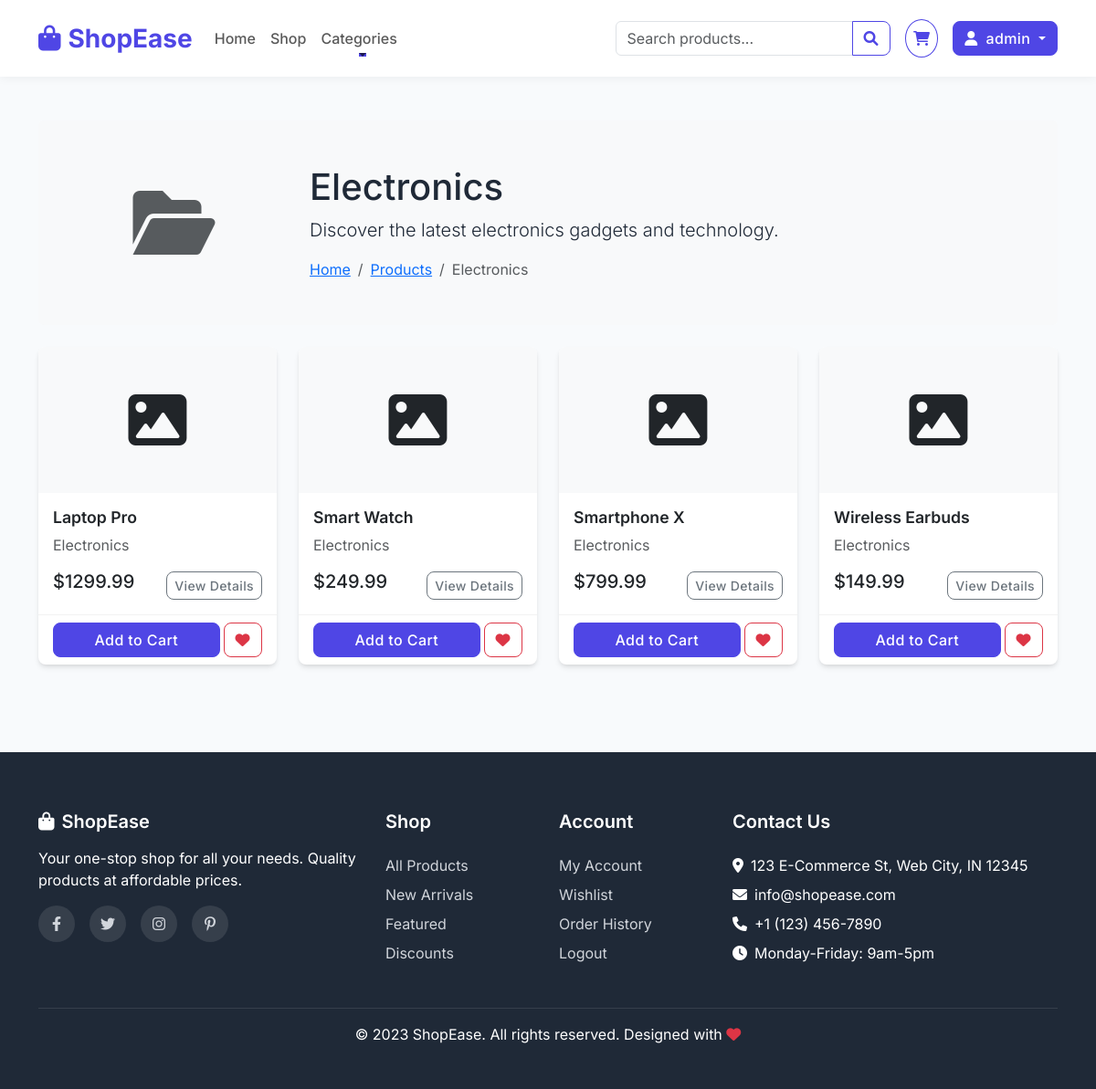
The page /category/electronics/ (signed in) on the database its author committed.
### store/models.py (models this page shows, shortened)
class Category(models.Model):
    name = models.CharField(max_length=100)
    slug = models.SlugField(max_length=100, unique=True)
    description = models.TextField(blank=True)
    image = models.ImageField(upload_to='categories', blank=True)
    class Meta:
        verbose_name_plural = 'categories'

class Product(models.Model):
    name = models.CharField(max_length=200)
    slug = models.SlugField(max_length=200, unique=True)
    description = models.TextField()
    price = models.DecimalField(max_digits=10, decimal_places=2)
    image = models.ImageField(upload_to='products')
    stock = models.PositiveIntegerField(default=1)
    available = models.BooleanField(default=True)
    created = models.DateTimeField(auto_now_add=True)
    updated = models.DateTimeField(auto_now=True)
    category = models.ForeignKey(Category, on_delete=models.CASCADE, related_name='products')
    class Meta:
        ordering = ('name',)

### store/views.py (the view)
# urls.py: path('category/<slug:slug>/', views.category_detail, name='category_detail'),
def category_detail(request, slug):
    category = get_object_or_404(Category, slug=slug)
    products = Product.objects.filter(category=category, available=True)
    context = {
        'category': category,
        'products': products,
    }
    return render(request, 'store/category_detail.html', context)

### cart/context_processors.py (called while the page is built)
def cart_context(request):
    try:
        if request.user.is_authenticated:
            cart, created = Cart.objects.get_or_create(user=request.user, defaults={'cart_id': request.session.session_key})
        else:
            session_key = request.session.session_key
            if not session_key:
                request.session.create()
                session_key = request.session.session_key
            cart, created = Cart.objects.get_or_create(cart_id=session_key)
        cart_items = CartItem.objects.filter(cart=cart, is_active=True)
        cart_count = sum(item.quantity for item in cart_items)
        cart_total = sum(item.sub_total() for item in cart_items)
    except:
        cart_count = 0
        cart_total = 0
        cart_items = []
    return {
        'cart_count': cart_count,
        'cart_total': cart_total,
        'cart_items': cart_items,
    }

### templates/store/category_detail.html (shortened to what this page needs)
{% extends 'base.html' %}
{% block content %}
<div class="bg-light p-4 rounded mb-4">
    <div class="row align-items-center">
        <div class="col-md-3 text-center">
            {% if category.image %}
            <img src="{{ category.image.url }}" alt="{{ category.name }}" class="img-fluid rounded">
            {% else %}
            <div class="bg-light text-center py-5">
                <i class="fa fa-folder-open fa-5x text-muted"></i>
            </div>
            {% endif %}
        </div>
        <div class="col-md-9">
            <h1>{{ category.name }}</h1>
            {% if category.description %}
            <p class="lead">{{ category.description }}</p>
            {% endif %}
            <nav aria-label="breadcrumb">
                <ol class="breadcrumb mb-0">
                    <li class="breadcrumb-item"><a href="{% url 'home' %}">Home</a></li>
                    <li class="breadcrumb-item"><a href="{% url 'product_list' %}">Products</a></li>
                    <li class="breadcrumb-item active" aria-current="page">{{ category.name }}</li>
                </ol>
            </nav>
        </div>
    </div>
</div>
<div class="row row-cols-1 row-cols-md-4 g-4">
    {% for product in products %}
    <div class="col">
        <div class="card h-100 product-card">
            {% if product.image %}
            <img src="{{ product.image.url }}" class="card-img-top" alt="{{ product.name }}">
            {% else %}
            <div class="bg-light text-center py-5">
                <i class="fa fa-image fa-4x"></i>
            </div>
            {% endif %}
            <div class="card-body">
                <h5 class="card-title">{{ product.name }}</h5>
                <p class="card-text text-muted">{{ product.category.name }}</p>
                <div class="d-flex justify-content-between align-items-center">
                    <span class="h5">${{ product.price }}</span>
                    <a href="{% url 'product_detail' product.slug %}" class="btn btn-sm btn-outline-secondary">View Details</a>
                </div>
            </div>
            <div class="card-footer bg-transparent">
                <div class="d-flex justify-content-between">
                    <a href="{% url 'add_to_cart' product.id %}" class="btn btn-primary flex-grow-1 me-1">Add to Cart</a>
                    {% if user.is_authenticated %}
                    <a href="{% url 'add_to_wishlist' product.id %}?next=category_detail" class="btn btn-outline-danger">
                        <i class="fa fa-heart"></i>
                    </a>
                    {% endif %}
                </div>
            </div>
        </div>
    </div>
    {% endfor %}
</div>
{% endblock %}

### templates/base.html (shortened to what this page needs)
<!DOCTYPE html>
<html lang="en">
<head>
    <link href="https://cdn.jsdelivr.net/npm/bootstrap@5.3.0/dist/css/bootstrap.min.css" rel="stylesheet">
    <link rel="stylesheet" href="https://cdnjs.cloudflare.com/ajax/libs/font-awesome/6.0.0/css/all.min.css">
    <link rel="stylesheet" href="https://unpkg.com/aos@next/dist/aos.css" />
    <link rel="stylesheet" href="/static/css/style.css">
</head>
<body>
    <header>
        <nav class="navbar navbar-expand-lg navbar-light bg-white py-3">
            <div class="container">
                <a class="navbar-brand" href="{% url 'home' %}">
                    <i class="fas fa-shopping-bag me-2"></i>ShopEase
                </a>
                <div class="collapse navbar-collapse" id="navbarNav">
                    <ul class="navbar-nav me-auto mb-2 mb-lg-0">
                        <li class="nav-item">
                            <a class="nav-link" href="{% url 'home' %}">Home</a>
                        </li>
                        <li class="nav-item">
                            <a class="nav-link" href="{% url 'product_list' %}">Shop</a>
                        </li>
                        <li class="nav-item dropdown">
                            <a class="nav-link dropdown-toggle" href="#" id="categoriesDropdown" role="button"
                               data-bs-toggle="dropdown" aria-expanded="false">
                                Categories
                            </a>
                        </li>
                    </ul>
                    <form class="d-flex me-3" action="{% url 'product_list' %}" method="GET">
                        <div class="input-group">
                            <input class="form-control" type="search" name="q" value="{{ request.GET.q }}" placeholder="Search products..." aria-label="Search">
                            <button class="btn btn-outline-primary" type="submit">
                                <i class="fas fa-search"></i>
                            </button>
                        </div>
                    </form>
                    <div class="d-flex align-items-center">
                        <div class="position-relative me-3">
                            <a class="btn btn-outline-primary rounded-circle p-2" href="{% url 'cart' %}"
                               data-bs-toggle="tooltip" data-bs-title="View Cart">
                                <i class="fas fa-shopping-cart"></i>
                            </a>
                        </div>
                        <div class="dropdown">
                            <button class="btn {% if user.is_authenticated %}btn-primary{% else %}btn-outline-primary{% endif %} dropdown-toggle" type="button" id="userDropdown"
                                data-bs-toggle="dropdown" aria-expanded="false">
                                <i class="fas fa-user me-1"></i>
                                {% if user.is_authenticated %}
                                {{ user.username }}
                                {% else %}
                                Account
                                {% endif %}
                            </button>
                        </div>
                    </div>
                </div>
            </div>
        </nav>
    </header>
    <main class="py-5">
        <div class="container">
            {% block content %}{% endblock %}
        </div>
    </main>
    <footer class="footer mt-5">
        <div class="container">
            <div class="row">
                <div class="col-md-4 mb-4 mb-md-0">
                    <h5 class="mb-3 d-flex align-items-center">
                        <i class="fas fa-shopping-bag me-2"></i> ShopEase
                    </h5>
                    <p class="mb-3">Your one-stop shop for all your needs. Quality products at affordable prices.</p>
                    <div class="social-icons">
                        <a href="#" aria-label="Facebook"><i class="fab fa-facebook-f"></i></a>
                        <a href="#" aria-label="Twitter"><i class="fab fa-twitter"></i></a>
                        <a href="#" aria-label="Instagram"><i class="fab fa-instagram"></i></a>
                        <a href="#" aria-label="Pinterest"><i class="fab fa-pinterest-p"></i></a>
                    </div>
                </div>
                <div class="col-md-2 col-6 mb-4 mb-md-0">
                    <h5>Shop</h5>
                    <ul class="list-unstyled">
                        <li class="mb-2"><a href="{% url 'product_list' %}">All Products</a></li>
                        <li class="mb-2"><a href="#">New Arrivals</a></li>
                        <li class="mb-2"><a href="#">Featured</a></li>
                        <li class="mb-2"><a href="#">Discounts</a></li>
                    </ul>
                </div>
                <div class="col-md-2 col-6 mb-4 mb-md-0">
                    <h5>Account</h5>
                    <ul class="list-unstyled">
                        {% if user.is_authenticated %}
                        <li class="mb-2"><a href="{% url 'profile' %}">My Account</a></li>
                        <li class="mb-2"><a href="{% url 'wishlist' %}">Wishlist</a></li>
                        <li class="mb-2"><a href="{% url 'order_history' %}">Order History</a></li>
                        <li class="mb-2"><a href="{% url 'logout' %}">Logout</a></li>
                        {% else %}
                        <li class="mb-2"><a href="{% url 'login' %}">Login</a></li>
                        <li class="mb-2"><a href="{% url 'register' %}">Register</a></li>
                        {% endif %}
                    </ul>
                </div>
                <div class="col-md-4">
                    <h5>Contact Us</h5>
                    <ul class="list-unstyled">
                        <li class="mb-2"><i class="fas fa-map-marker-alt me-2"></i>123 E-Commerce St, Web City, IN 12345</li>
                        <li class="mb-2"><i class="fas fa-envelope me-2"></i>info@shopease.com</li>
                        <li class="mb-2"><i class="fas fa-phone me-2"></i>+1 (123) 456-7890</li>
                        <li class="mb-2"><i class="fas fa-clock me-2"></i>Monday-Friday: 9am-5pm</li>
                    </ul>
                </div>
            </div>
            <div class="footer-bottom text-center py-3">
                <p class="mb-0">&copy; 2023 ShopEase. All rights reserved. Designed with <i class="fas fa-heart text-danger"></i></p>
            </div>
        </div>
    </footer>
</body>
</html>

### static/css/style.css (style rules this page uses)
:root { --primary-color: #4F46E5; --secondary-color: #10B981; --accent-color: #F59E0B; --dark-color: #1F2937; --light-color: #F9FAFB; --danger-color: #EF4444; --success-color: #10B981; --gray-color: #6B7280; --border-radius: 8px; --box-shadow: 0 4px 6px -1px rgba(0, 0, 0, 0.1), 0 2px 4px -1px rgba(0, 0, 0, 0.06); --transition: all 0.3s ease; }
body { font-family: 'Inter', sans-serif; color: var(--dark-color); background-color: #f8fafc; }
.navbar { box-shadow: 0 2px 10px rgba(0, 0, 0, 0.05); }
.navbar-brand { font-weight: 700; color: var(--primary-color) !important; font-size: 1.75rem; }
.navbar .nav-link { font-weight: 500; position: relative; }
.navbar .nav-link::after { content: ''; position: absolute; width: 0; height: 2px; background-color: var(--primary-color); bottom: 0; left: 50%; transform: translateX(-50%); transition: var(--transition); }
.btn { border-radius: var(--border-radius); transition: var(--transition); font-weight: 500; letter-spacing: 0.025em; }
.btn-primary { background-color: var(--primary-color); border-color: var(--primary-color); }
.btn-outline-primary { color: var(--primary-color); border-color: var(--primary-color); }
.card { border: none; border-radius: var(--border-radius); box-shadow: var(--box-shadow); transition: var(--transition); overflow: hidden; }
.product-card { height: 100%; transition: var(--transition); border-radius: var(--border-radius); }
.product-card .card-title { font-weight: 600; font-size: 1.1rem; }
.product-card .card-footer { background-color: white; border-top: 1px solid rgba(0, 0, 0, 0.05); }
.footer { background-color: var(--dark-color); color: white; padding: 4rem 0 2rem; }
.footer h5 { color: white; font-weight: 600; margin-bottom: 1.5rem; }
.footer a { color: #d1d5db; text-decoration: none; transition: var(--transition); }
.footer-bottom { border-top: 1px solid rgba(255, 255, 255, 0.1); padding-top: 1.5rem; margin-top: 2rem; }
.social-icons { display: flex; gap: 1rem; }
.social-icons a { display: flex; align-items: center; justify-content: center; width: 40px; height: 40px; border-radius: 50%; background-color: rgba(255, 255, 255, 0.1); transition: var(--transition); }

### rows shown on the page
Category: name "Electronics", description "Discover the latest electronics gadgets and technology."
Product: name "Laptop Pro", category.name "Electronics", price "1299.99"
Product: name "Smart Watch", category.name "Electronics", price "249.99"
Product: name "Smartphone X", category.name "Electronics", price "799.99"
Product: name "Wireless Earbuds", category.name "Electronics", price "149.99"

### other values the page prints
{{ user.username }} "admin"
